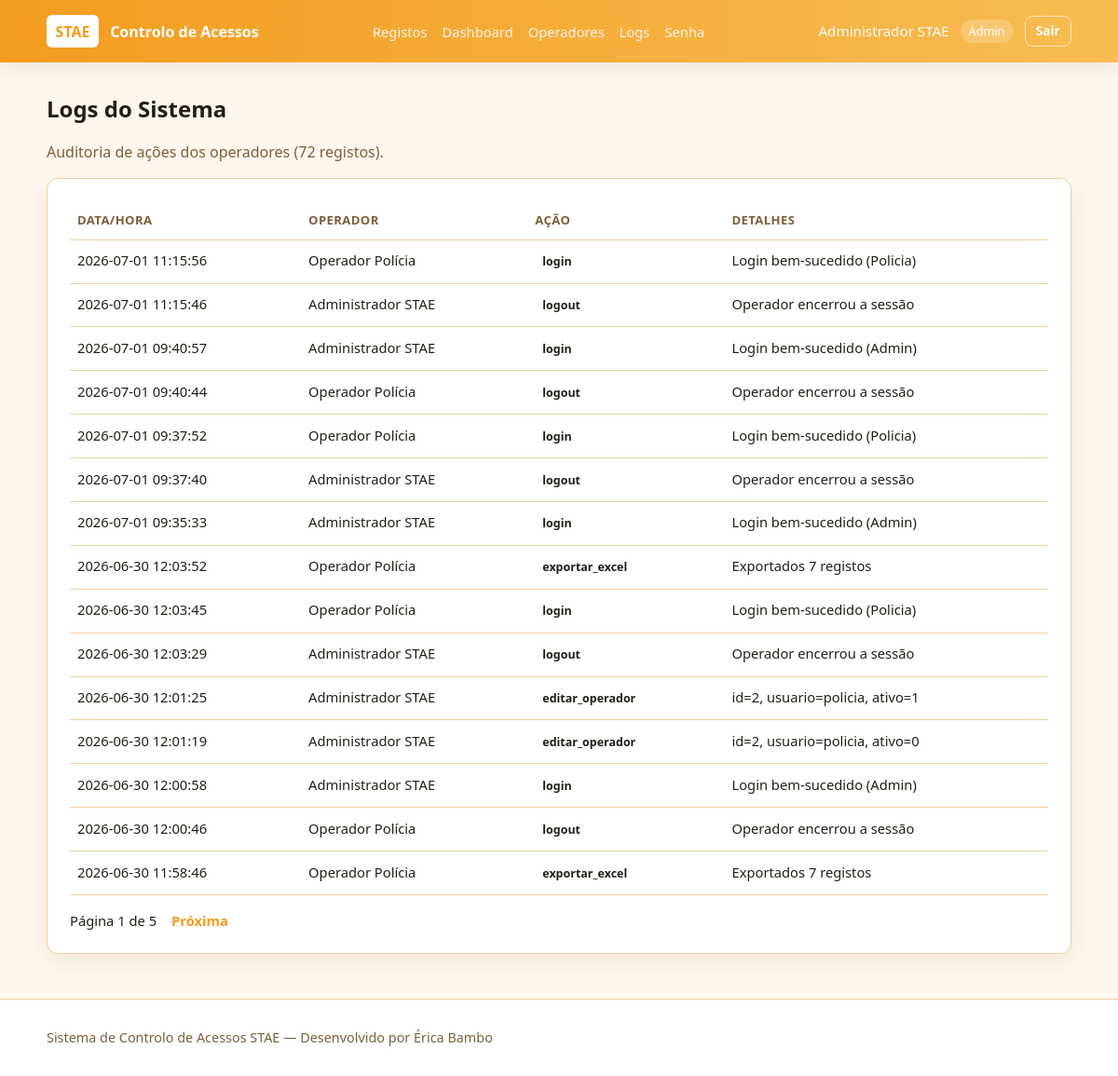
The app's page /logs (signed in), older data.
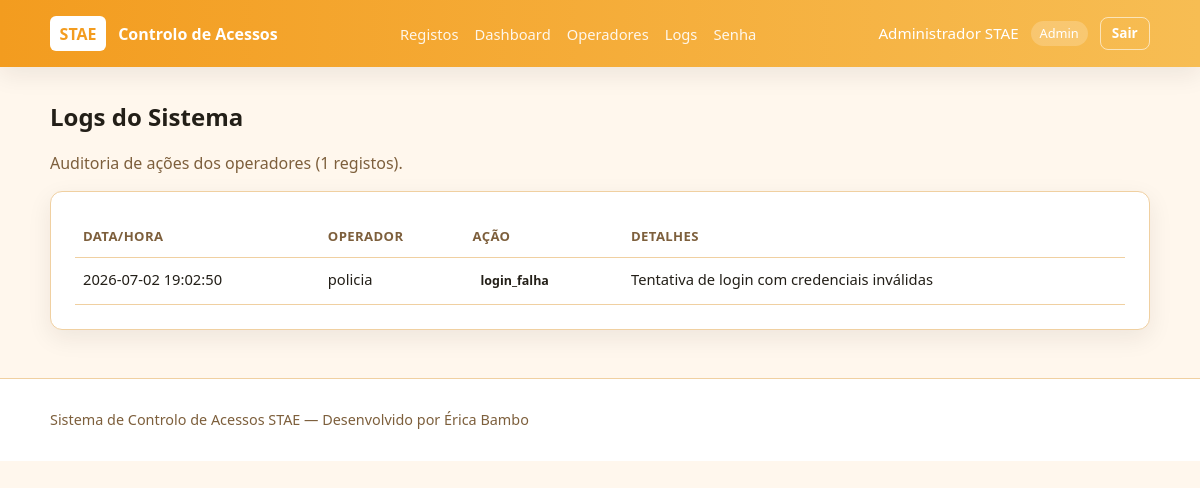
The same page, newer data.
### tables this page shows
CREATE TABLE logs_operador (
                    id INTEGER PRIMARY KEY AUTOINCREMENT,
                    operador_id INTEGER,
                    operador_nome TEXT,
                    acao TEXT NOT NULL,
                    detalhes TEXT,
                    criado_em TIMESTAMP NOT NULL DEFAULT CURRENT_TIMESTAMP,
                    FOREIGN KEY (operador_id) REFERENCES operadores (id) ON DELETE SET NULL
                );

### app/routes/admin.py (the view)
@admin_bp.route("/logs")
def logs():
    redirecionar = _requer_login() or _requer_permissao("ver_logs")
    if redirecionar:
        return redirecionar
    pagina = max(int(request.args.get("pagina", 1)), 1)
    total = contar_logs()
    logs_lista = listar_logs(limite=PER_PAGE, pagina=pagina)
    total_paginas = max(ceil(total / PER_PAGE), 1)
    return render_template(
        "admin_logs.html",
        logs=logs_lista,
        pagina=pagina,
        total_paginas=total_paginas,
        total=total,
    )

### app/backend.py (called while the page is built)
def _is_testing():
    return os.environ.get("FLASK_ENV") == "testing" or os.environ.get("PYTEST_CURRENT_TEST") is not None

def _get_sqlite_path(url_or_path=None):
    candidate = url_or_path or os.environ.get("STAE_SQLITE_PATH", DATABASE_PATH)
    if candidate.startswith("sqlite:///"):
        candidate = candidate.replace("sqlite:///", "", 1)
    if candidate.startswith("sqlite://"):
        candidate = candidate.replace("sqlite://", "", 1)
    return candidate

def listar_logs(limite=100, pagina=1):
    offset = max(pagina - 1, 0) * limite
    with BACKEND.get_db() as conn:
        with conn.cursor() as cursor:
            param = "?" if BACKEND.kind == "sqlite" else "%s"
            cursor.execute(f"SELECT * FROM logs_operador ORDER BY criado_em DESC LIMIT {param} OFFSET {param}", (limite, offset))
            rows = cursor.fetchall()
            return [dict(row) for row in rows]

def contar_logs():
    with BACKEND.get_db() as conn:
        with conn.cursor() as cursor:
            cursor.execute("SELECT COUNT(*) AS total FROM logs_operador")
            row = cursor.fetchone()
            return row["total"] if row else 0

    def __enter__(self):
        return self.cursor

### templates/admin_logs.html (shortened to what this page needs)
{% extends "base.html" %}
{% block content %}
<section class="page-header">
    <h1>Logs do Sistema</h1>
    <p>Auditoria de ações dos operadores ({{ total }} registos).</p>
</section>
<div class="card registos-recentes">
    <div class="table-wrap">
        <table>
            <thead>
                <tr>
                    <th>Data/Hora</th>
                    <th>Operador</th>
                    <th>Ação</th>
                    <th>Detalhes</th>
                </tr>
            </thead>
            <tbody>
                {% for log in logs %}
                <tr>
                    <td>{{ log.criado_em }}</td>
                    <td>{{ log.operador_nome or '—' }}</td>
                    <td><span class="tag">{{ log.acao }}</span></td>
                    <td>{{ log.detalhes or '—' }}</td>
                </tr>
                {% endfor %}
            </tbody>
        </table>
    </div>
    {% if total_paginas > 1 %}
    <div class="pagination">
        <span>Página {{ pagina }} de {{ total_paginas }}</span>
        {% if pagina < total_paginas %}
        <a href="{{ url_for('admin.logs', pagina=pagina+1) }}">Próxima</a>
        {% endif %}
    </div>
    {% endif %}
</div>
{% endblock %}

Row changes from the older to the newer data that the page shows:
removed logs_operador: criado_em "2026-07-01 11:15:56", operador_nome "Operador Polícia", acao "login", detalhes "Login bem-sucedido (Policia)"
removed logs_operador: criado_em "2026-07-01 11:15:46", operador_nome "Administrador STAE", acao "logout", detalhes "Operador encerrou a sessão"
removed logs_operador: criado_em "2026-07-01 09:40:57", operador_nome "Administrador STAE", acao "login", detalhes "Login bem-sucedido (Admin)"
removed logs_operador: criado_em "2026-07-01 09:40:44", operador_nome "Operador Polícia", acao "logout", detalhes "Operador encerrou a sessão"
removed logs_operador: criado_em "2026-07-01 09:37:52", operador_nome "Operador Polícia", acao "login", detalhes "Login bem-sucedido (Policia)"
removed logs_operador: criado_em "2026-07-01 09:37:40", operador_nome "Administrador STAE", acao "logout", detalhes "Operador encerrou a sessão"
removed logs_operador: criado_em "2026-07-01 09:35:33", operador_nome "Administrador STAE", acao "login", detalhes "Login bem-sucedido (Admin)"
removed logs_operador: criado_em "2026-06-30 12:03:52", operador_nome "Operador Polícia", acao "exportar_excel", detalhes "Exportados 7 registos"
removed logs_operador: criado_em "2026-06-30 12:03:45", operador_nome "Operador Polícia", acao "login", detalhes "Login bem-sucedido (Policia)"
removed logs_operador: criado_em "2026-06-30 12:03:29", operador_nome "Administrador STAE", acao "logout", detalhes "Operador encerrou a sessão"
removed logs_operador: criado_em "2026-06-30 12:01:25", operador_nome "Administrador STAE", acao "editar_operador", detalhes "id=2, usuario=policia, ativo=1"
removed logs_operador: criado_em "2026-06-30 12:01:19", operador_nome "Administrador STAE", acao "editar_operador", detalhes "id=2, usuario=policia, ativo=0"
removed logs_operador: criado_em "2026-06-30 12:00:58", operador_nome "Administrador STAE", acao "login", detalhes "Login bem-sucedido (Admin)"
removed logs_operador: criado_em "2026-06-30 12:00:46", operador_nome "Operador Polícia", acao "logout", detalhes "Operador encerrou a sessão"
removed logs_operador: criado_em "2026-06-30 11:58:46", operador_nome "Operador Polícia", acao "exportar_excel", detalhes "Exportados 7 registos"
now on this page (row edited): logs_operador: criado_em "2026-07-02 19:02:50", operador_nome "policia", acao "login_falha", detalhes "Tentativa de login com credenciais inválidas"
Text that changed along with them:
{{ total }}: "72" → "1"
{{ pagina }}: "1" → (not shown)
{{ total_paginas }}: "5" → (not shown)
text no longer shown: "Página de Próxima"
